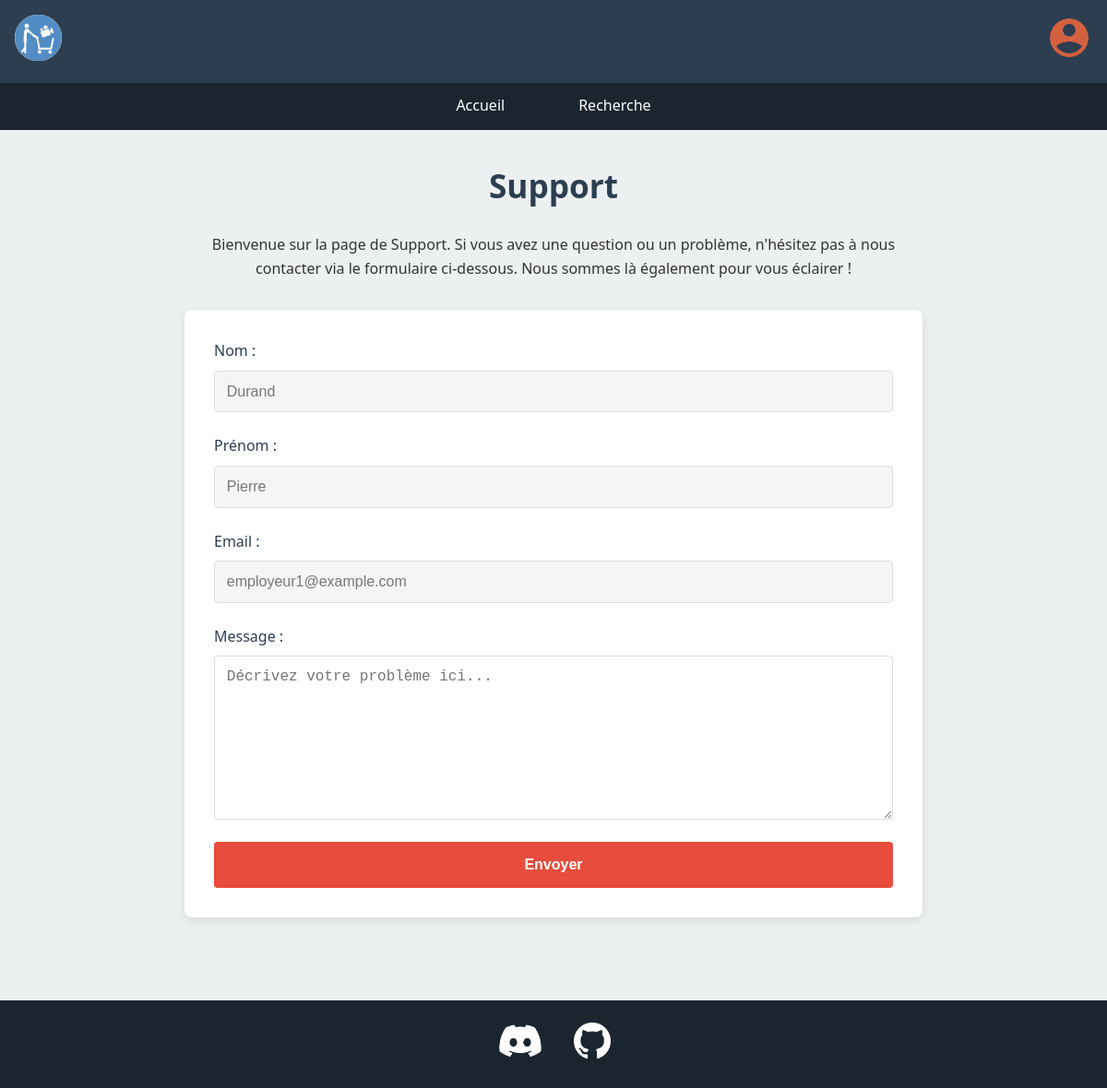
The app's page /php/support.php (signed in) with its own data.
### tables this page shows
CREATE TABLE `users` (
  `user_id` int(11) NOT NULL,
  `email` varchar(100) NOT NULL,
  `password` varchar(255) NOT NULL,
  `first_name` varchar(50) NOT NULL,
  `last_name` varchar(50) NOT NULL,
  `phone` varchar(20) DEFAULT NULL,
  `profile_picture` varchar(255) DEFAULT NULL,
  `bio` text,
  `user_type` enum('client','graphiste','manager','développeur','beatmaker','monteur','employeur','admin') NOT NULL,
  `created_at` timestamp NOT NULL DEFAULT CURRENT_TIMESTAMP,
  `updated_at` timestamp NOT NULL DEFAULT CURRENT_TIMESTAMP ON UPDATE CURRENT_TIMESTAMP
);

### php/support.php (the view, shortened to what this page needs)
<!DOCTYPE html>
<?php
$servername = 'localhost';
$username = 'root';
$password = 'root';
$dbname = 'ctmdata';
$charset = 'utf8mb4';
$dsn = "mysql:host=$servername;dbname=$dbname;charset=$charset";
$options = [
    PDO::ATTR_ERRMODE            => PDO::ERRMODE_EXCEPTION,
    PDO::ATTR_DEFAULT_FETCH_MODE => PDO::FETCH_ASSOC,
    PDO::ATTR_EMULATE_PREPARES   => false,
];
try {
    $pdo = new PDO($dsn, $username, $password, $options);
    $user_id = $_SESSION['user_id'];
    $query = "SELECT first_name, last_name, email FROM users WHERE user_id = ?";
    $stmt = $pdo->prepare($query);
    $stmt->execute([$user_id]);
    $user = $stmt->fetch();
} catch (\PDOException $e) {
    die("Erreur de connexion à la base de données: " . $e->getMessage());
}
?>
<html lang="fr">
<head>
    <link rel="stylesheet" type="text/css" href="../styles/style_support.css">
</head>
<body>
    <header>
        <a id="index" href="../index.html"><img id="indexImage" src="../pictures/logorond.png" alt="Logo CTM"></a>
        <a id="espaceClient" href="../php/espclient.php"><img id="espaceClientImage" src="../pictures/photoDeProfil.png" alt="Photo de profil"></a>
    </header>
    <nav>
        <ul>
            <li><a class="pageNonActive" href="accueil.php">Accueil</a></li>
            <li><a class="pageNonActive" href="recherche.php">Recherche</a></li>
        </ul>
    </nav>
    <main>
        <h1>Support</h1>
        <p>Bienvenue sur la page de Support. Si vous avez une question ou un problème, n'hésitez pas à nous contacter via le formulaire ci-dessous. Nous sommes là également pour vous éclairer !</p>
        <section>
            <form id="supportForm" method="POST" action="traitement_support.php">
                <div class="form-group">
                    <label for="nom">Nom :</label>
                    <input type="text" id="nom" name="nom" value="<?php echo htmlspecialchars($user['last_name'] ?? ''); ?>" readonly>
                </div>
                <div class="form-group">
                    <label for="prenom">Prénom :</label>
                    <input type="text" id="prenom" name="prenom" value="<?php echo htmlspecialchars($user['first_name'] ?? ''); ?>" readonly>
                </div>
                <div class="form-group">
                    <label for="email">Email :</label>
                    <input type="email" id="email" name="email" value="<?php echo htmlspecialchars($user['email'] ?? ''); ?>" readonly>
                </div>
                <div class="form-group">
                    <label for="message">Message :</label>
                    <textarea id="message" name="message" rows="5" placeholder="Décrivez votre problème ici..." required></textarea>
                </div>
                <button type="submit">Envoyer</button>
            </form>
        </section>
        <p class="spacer">ㅤ</p>
    </main>
    <footer>
        <div id="conteneurfooter">
            <a id="imagediscord" href="https://discord.gg/q6Fd6tJCaY" target="_blank">
                <img src="../pictures/discord.png" alt="Logo Discord">
            </a>
            <a id="imagegithub" href="https://github.com/Neplexx/PROJET-WEB" target="_blank">
                <img src="../pictures/github.png" alt="Logo GitHub">
            </a>
        </div>
    </footer>
</body>
</html>

### styles/style_support.css (style rules this page uses)
:root { --primary: #2c3e50; --secondary: #e74c3c; --light: #ecf0f1; --dark: #1a252f; --text: #333; --text-light: #777; --white: #ffffff; }
body { font-family: 'Segoe UI', Tahoma, Geneva, Verdana, sans-serif; line-height: 1.6; color: var(--text); margin: 0; padding: 0; background-color: var(--light); }
header { background-color: var(--primary); padding: 1rem; display: flex; justify-content: space-between; align-items: center; box-shadow: 0 2px 5px rgba(0,0,0,0.1); }
#indexImage, #espaceClientImage { height: 50px; width: auto; transition: transform 0.3s; }
nav { background-color: var(--dark); padding: 0.8rem 0; }
nav ul { display: flex; justify-content: center; list-style: none; padding: 0; margin: 0; }
nav li { margin: 0 1.5rem; }
nav a { color: var(--white); text-decoration: none; font-weight: 500; padding: 0.5rem 1rem; border-radius: 4px; transition: all 0.3s; }
main { max-width: 800px; margin: 2rem auto; padding: 0 1.5rem; }
h1 { color: var(--primary); text-align: center; margin-bottom: 1.5rem; font-size: 2.2rem; }
p { text-align: center; margin-bottom: 2rem; color: var(--text); }
section { background-color: var(--white); padding: 2rem; border-radius: 8px; box-shadow: 0 3px 10px rgba(0,0,0,0.1); }
#supportForm { display: flex; flex-direction: column; gap: 1.5rem; }
.form-group { display: flex; flex-direction: column; }
label { margin-bottom: 0.5rem; font-weight: 500; color: var(--primary); }
input, textarea { padding: 0.8rem; border: 1px solid #ddd; border-radius: 4px; font-size: 1rem; transition: border-color 0.3s; }
textarea { resize: vertical; min-height: 150px; }
button[type="submit"] { background-color: var(--secondary); color: var(--white); border: none; padding: 1rem; font-size: 1rem; border-radius: 4px; cursor: pointer; font-weight: bold; transition: background-color 0.3s, transform 0.3s; }
.spacer { margin: 2rem 0; }
footer { background-color: var(--dark); padding: 1.5rem 0; margin-top: 2rem; }
#conteneurfooter { display: flex; justify-content: center; align-items: center; gap: 2rem; }
#imagediscord img, #imagegithub img { height: 40px; width: auto; transition: transform 0.3s; }

### php/support.php (style rules this page uses)
input[readonly], textarea[readonly] { background-color: #f5f5f5; border: 1px solid #ddd; color: #777; cursor: not-allowed; }

### records on screen
users: nom "Durand", prenom "Pierre", email "employeur1@example.com"
